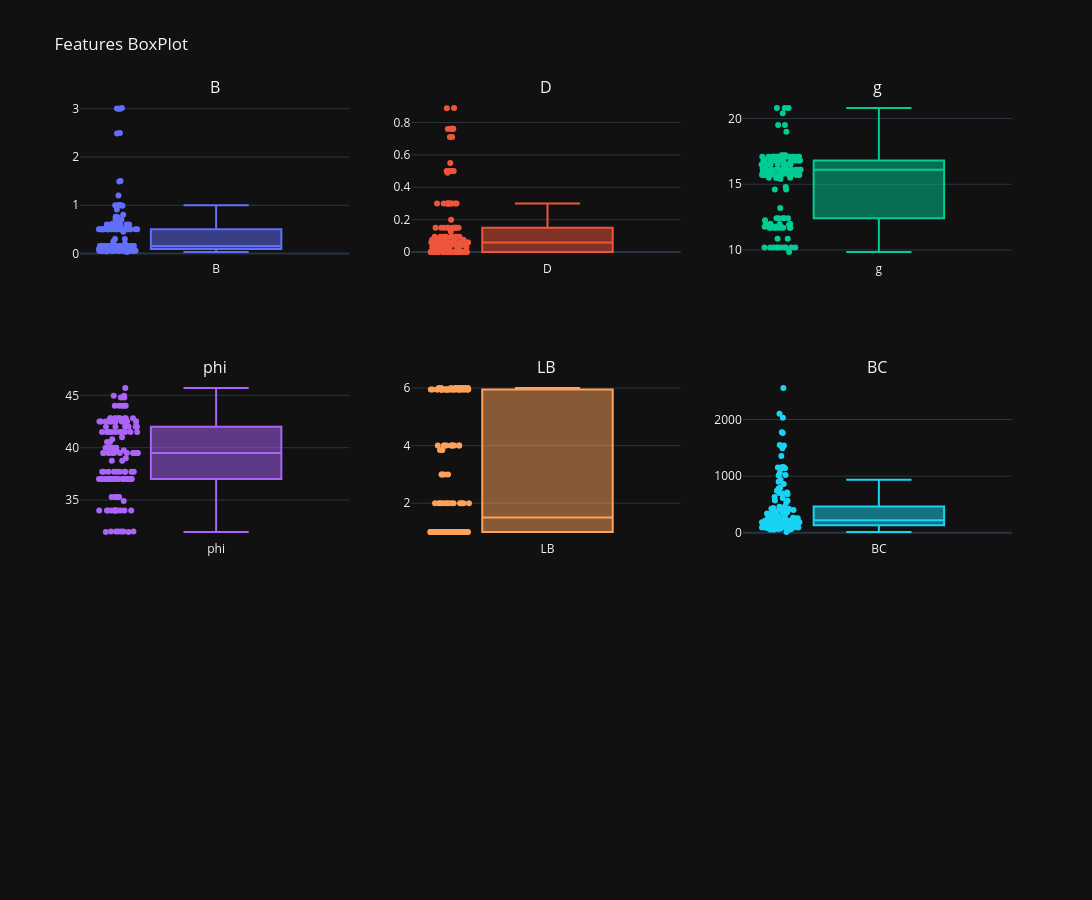

The notebook cell this image was saved under:
### Code cell
# clean data box plot
fig = make_subplots( rows=3, cols=3, subplot_titles=df_clean.columns )

for i, col in enumerate(df_clean.columns):
    row = i // 3 + 1
    col_num = i % 3 + 1

    fig.add_trace( go.Box( y=df_clean[col], name=col, boxpoints='all' ), row=row, col=col_num )

fig.update_layout( height=900, width=1200, title_text="Features BoxPlot", showlegend=False )

fig.show()

### Figure 1 — Plotly figure (JSON) as saved in the notebook; plotly's stock layout.template omitted (floating-point values rounded to 4 significant figures; data arrays with more than 128 entries replaced by an {"elided": "..."} marker saying what was removed)
{"data": [{"boxpoints": "all", "name": "B", "y": {"elided": "136 float values"}, "type": "box", "xaxis": "x", "yaxis": "y"}, {"boxpoints": "all", "name": "D", "y": {"elided": "136 float values"}, "type": "box", "xaxis": "x2", "yaxis": "y2"}, {"boxpoints": "all", "name": "g", "y": {"elided": "136 float values"}, "type": "box", "xaxis": "x3", "yaxis": "y3"}, {"boxpoints": "all", "name": "phi", "y": {"elided": "136 float values"}, "type": "box", "xaxis": "x4", "yaxis": "y4"}, {"boxpoints": "all", "name": "LB", "y": {"elided": "136 float values"}, "type": "box", "xaxis": "x5", "yaxis": "y5"}, {"boxpoints": "all", "name": "BC", "y": {"elided": "136 float values"}, "type": "box", "xaxis": "x6", "yaxis": "y6"}], "layout": {"xaxis": {"anchor": "y", "domain": [0.0, 0.2889]}, "yaxis": {"anchor": "x", "domain": [0.7778, 1.0]}, "xaxis2": {"anchor": "y2", "domain": [0.3556, 0.6444]}, "yaxis2": {"anchor": "x2", "domain": [0.7778, 1.0]}, "xaxis3": {"anchor": "y3", "domain": [0.7111, 1.0]}, "yaxis3": {"anchor": "x3", "domain": [0.7778, 1.0]}, "xaxis4": {"anchor": "y4", "domain": [0.0, 0.2889]}, "yaxis4": {"anchor": "x4", "domain": [0.3889, 0.6111]}, "xaxis5": {"anchor": "y5", "domain": [0.3556, 0.6444]}, "yaxis5": {"anchor": "x5", "domain": [0.3889, 0.6111]}, "xaxis6": {"anchor": "y6", "domain": [0.7111, 1.0]}, "yaxis6": {"anchor": "x6", "domain": [0.3889, 0.6111]}, "xaxis7": {"anchor": "y7", "domain": [0.0, 0.2889]}, "yaxis7": {"anchor": "x7", "domain": [0.0, 0.2222]}, "xaxis8": {"anchor": "y8", "domain": [0.3556, 0.6444]}, "yaxis8": {"anchor": "x8", "domain": [0.0, 0.2222]}, "xaxis9": {"anchor": "y9", "domain": [0.7111, 1.0]}, "yaxis9": {"anchor": "x9", "domain": [0.0, 0.2222]}, "annotations": [{"font": {"size": 16}, "showarrow": false, "text": "B", "x": 0.1444, "xanchor": "center", "xref": "paper", "y": 1.0, "yanchor": "bottom", "yref": "paper"}, {"font": {"size": 16}, "showarrow": false, "text": "D", "x": 0.5, "xanchor": "center", "xref": "paper", "y": 1.0, "yanchor": "bottom", "yref": "paper"}, {"font": {"size": 16}, "showarrow": false, "text": "g", "x": 0.8556, "xanchor": "center", "xref": "paper", "y": 1.0, "yanchor": "bottom", "yref": "paper"}, {"font": {"size": 16}, "showarrow": false, "text": "phi", "x": 0.1444, "xanchor": "center", "xref": "paper", "y": 0.6111, "yanchor": "bottom", "yref": "paper"}, {"font": {"size": 16}, "showarrow": false, "text": "LB", "x": 0.5, "xanchor": "center", "xref": "paper", "y": 0.6111, "yanchor": "bottom", "yref": "paper"}, {"font": {"size": 16}, "showarrow": false, "text": "BC", "x": 0.8556, "xanchor": "center", "xref": "paper", "y": 0.6111, "yanchor": "bottom", "yref": "paper"}], "title": {"text": "Features BoxPlot"}, "height": 900, "width": 1200, "showlegend": false}}
